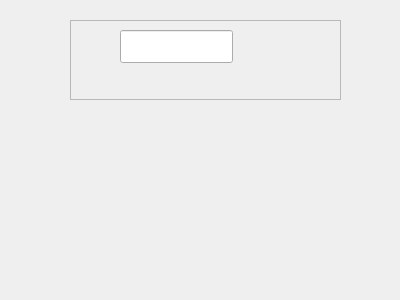
<?xml version="1.0" encoding="UTF-8"?>
<ui version="4.0">
 <class>Prueba</class>
 <widget class="QWidget" name="Prueba">
  <property name="geometry">
   <rect>
    <x>0</x>
    <y>0</y>
    <width>400</width>
    <height>300</height>
   </rect>
  </property>
  <property name="windowTitle">
   <string>Form</string>
  </property>
  <widget class="QFrame" name="frame">
   <property name="geometry">
    <rect>
     <x>70</x>
     <y>20</y>
     <width>271</width>
     <height>80</height>
    </rect>
   </property>
   <property name="frameShape">
    <enum>QFrame::StyledPanel</enum>
   </property>
   <property name="frameShadow">
    <enum>QFrame::Raised</enum>
   </property>
   <widget class="QLineEdit" name="lineEdit">
    <property name="geometry">
     <rect>
      <x>50</x>
      <y>10</y>
      <width>113</width>
      <height>33</height>
     </rect>
    </property>
   </widget>
  </widget>
 </widget>
 <resources/>
 <connections/>
</ui>
